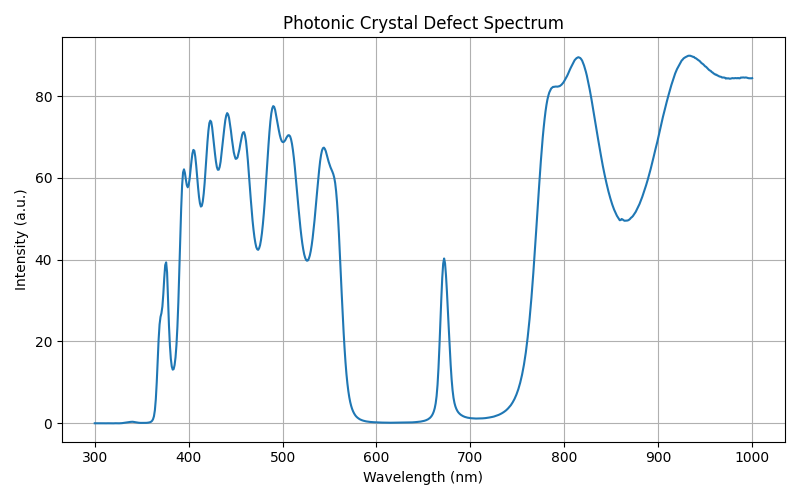

Recreate this plot in Python.
import numpy as np
import matplotlib.pyplot as plt

# ===== File path (same folder) =====
file_path = "SN77_PhCdefect_673nm.asc"

# ===== Load data =====
data = np.loadtxt(file_path)

# ===== Separate columns =====
wavelength = data[:, 0]
intensity = data[:, 1]

# ===== Plot =====
plt.figure(figsize=(8, 5))
plt.plot(wavelength, intensity)
plt.xlabel("Wavelength (nm)")
plt.ylabel("Intensity (a.u.)")
plt.title("Photonic Crystal Defect Spectrum")
plt.grid(True)
plt.tight_layout()
plt.show()
